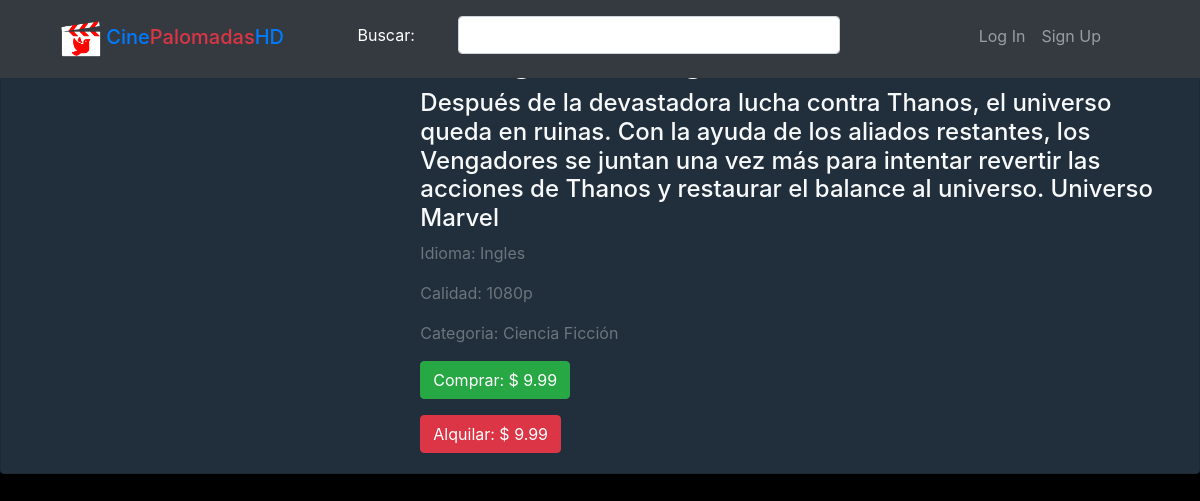
The page /Pelicula/movie&id=2 on the database its author committed.
### tables this page shows
CREATE TABLE `peliculas` (
  `idPelicula` int(11) NOT NULL,
  `nombre` varchar(100) NOT NULL,
  `descripcion` text NOT NULL,
  `idCategoria` int(11) NOT NULL,
  `idioma` varchar(25) NOT NULL,
  `idCalidad` int(11) NOT NULL,
  `precioCompra` decimal(3,2) NOT NULL,
  `precioAlquiler` decimal(3,2) NOT NULL,
  `stock` int(11) NOT NULL,
  `imagen` text NOT NULL,
  `disponibilidad` tinyint(1) NOT NULL
);

CREATE TABLE `calidad` (
  `idCalidad` int(11) NOT NULL,
  `calidad` varchar(10) NOT NULL
);

CREATE TABLE `categoria` (
  `idCategoria` int(11) NOT NULL,
  `nombreCategoria` varchar(100) NOT NULL
);

### controllers/PeliculaController.php (called while the page is built, shortened)
<?php
class PeliculaController
{
    public function movie()
    {
        require_once "models/Pelicula.php";
        $movies = new Pelicula();
        $movies->set_Id_Pelicula($_GET["id"]);
        $movie = $movies->Search();
        require_once "views/movie.php";
    }
}

### database/Conexion.php (called while the page is built, shortened)
<?php
class Conexion
{
    public function __construct()
    {
        try {
            $this->conn = new PDO("mysql:host=".DB_HOST.";dbname=".DB_NAME."", DB_USER, DB_PASSWORD);
            $this->conn->setAttribute(PDO::ATTR_ERRMODE, PDO::ERRMODE_EXCEPTION);
            $this->conn->exec("SET CHARACTER SET ".DB_CHARSET);
            return $this->conn;
        } catch (Exception $e) {
            print "!Error¡: " . $e->getMessage() . "</br>";
            die();
        }
    }
}

### models/Pelicula.php (called while the page is built, shortened)
<?php
require_once 'database/Conexion.php';
class Pelicula extends Conexion
{
    private $idPelicula;
    public function set_Id_Pelicula($idPelicula)
    {
        $this->idPelicula = $idPelicula;
    }
    public function get_Id_Pelicula()
    {
        return $this->idPelicula;
    }
    public function Search()
    {
        $sql = "SELECT * FROM ((peliculas INNER JOIN calidad ON peliculas.idCalidad = calidad.idCalidad) INNER JOIN categoria ON peliculas.idCategoria = categoria.idCategoria) WHERE idPelicula = ?";
        $stmt = $this->conn->prepare($sql);
        $result = $stmt->execute(array($this->get_Id_Pelicula()));
        $result = $stmt->fetch(PDO::FETCH_ASSOC);
        return $result;
    }
}

### views/movie.php (the view, shortened to what this page needs)
<main>
    <div class="card mb-3 text-light" style="background-color: #212F3C;">
    <div class="row no-gutters">
        <div class="col-md-4">
        </div>
        <div class="col-md-8">
        <div class="card-body">
            <h5 class="card-title"><h1 class="text-light"><?= $movie["nombre"] ?></h1></h5>
            <h4 class="card-text"><?= $movie["descripcion"] ?></h4>
            <p class="text-muted">Idioma: <?= $movie["idioma"] ?></p>
            <p class="text-muted">Calidad: <?= $movie["calidad"] ?></p>
            <p class="text-muted">Categoria: <?= $movie["nombreCategoria"] ?></p>
            <div class="row col-12 mt-2" data-idpelicula="<?php echo $movie["idPelicula"]; ?>" data-idusuario="<?php echo $_SESSION['id']; ?>" data-nombre="<?php echo $movie["nombre"]; ?>">
                <?php
                    $peliculaAux = new Pelicula();
                ?>
                <div class="row col-12">
                    <?php if(!isset($_SESSION["id"])) { ?>
                        <a href="<?php echo BASE_DIR."Home/login"; ?>" class="btn btn-success" data-precio="<?php echo $movie['precioCompra'];?>">Comprar: $ <?= $movie["precioCompra"]; ?></a>
                    <?php } else if(!$peliculaAux->verifyCompra($movie["idPelicula"], $_SESSION["id"])) { ?>
                        <a class="btn btn-success btn-comprar" data-precio="<?php echo $movie['precioCompra'];?>">Comprar: $ <?= $movie["precioCompra"]; ?></a>
                    <?php } else { ?>
                        <p class="text-success">Ya compro esta pelicula</p>
                    <?php } ?>
                </div>
                <div class="row col-12 mt-3">
                   <?php if(!isset($_SESSION["id"])) { ?>
                     <a href="<?php echo BASE_DIR."Home/login"?>"; class="btn btn-danger">Alquilar: $ <?= $movie["precioAlquiler"]; ?></a>
                   <?php } else if(!$peliculaAux->verifyAlquiler($movie["idPelicula"], $_SESSION["id"])) { ?>
                        <a class="btn btn-danger btn-alquilar" data-precio="<?php echo $movie['precioAlquiler'];?>">Alquilar: $ <?= $movie["precioAlquiler"]; ?></a>
                    <?php } else { ?>
                        <p class="text-success">Ya alquilo esta pelicula</p>
                    <?php } ?>
                </div>
            </div>
        </div>
        </div>
    </div>
    </div>
</main>

### assets/css/style.css (style rules this page uses)
html { scroll-behavior: smooth; }
body { margin: 0; background-color: #000; }
h1 { font-family: Arial; color: red; }

### assets/css/styleLogin.css (style rules this page uses)
::placeholder { color: white !important; opacity: 1; }

### rows shown on the page
peliculas: descripcion "Después de la devastadora lucha contra Thanos, el universo queda en ruinas. Con la ayuda de los aliados restantes, los Vengadores se juntan una vez más para intentar revertir las acciones de Thanos y restaurar el balance al universo. Universo Marvel", idioma "Ingles", idCalidad.calidad "1080p", idCategoria.nombreCategoria "Ciencia Ficción", precioCompra "9.99", precioAlquiler "9.99"
